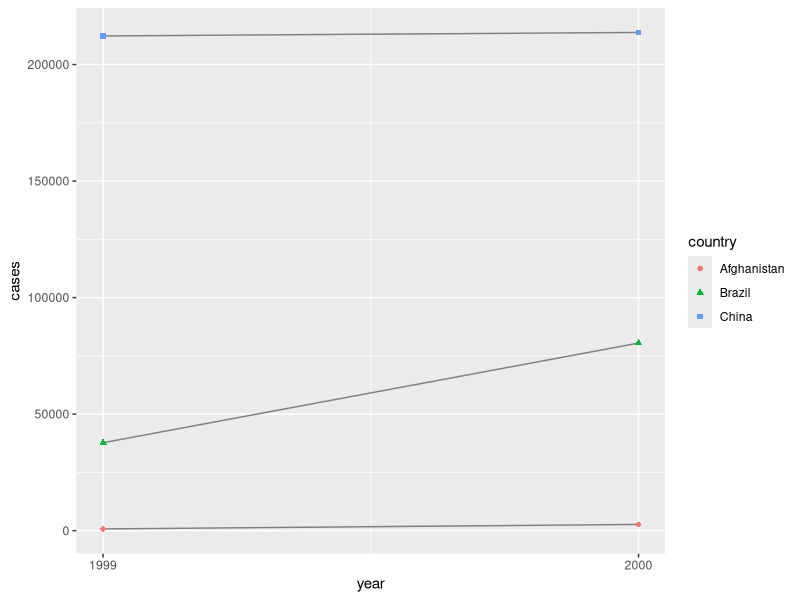

Reproduce this figure in R.
library(tidyverse)

# Compute rate per 10,000
table1 |>
  mutate(rate = cases / population * 10000)
#> # A tibble: 6 × 5
#>   country      year  cases population  rate
#>   <chr>       <dbl>  <dbl>      <dbl> <dbl>
#> 1 Afghanistan  1999    745   19987071 0.373
#> 2 Afghanistan  2000   2666   20595360 1.29 
#> 3 Brazil       1999  37737  172006362 2.19 
#> 4 Brazil       2000  80488  174504898 4.61 
#> 5 China        1999 212258 1272915272 1.67 
#> 6 China        2000 213766 1280428583 1.67

# Compute total cases per year
table1 |> 
  group_by(year) |> 
  summarize(total_cases = sum(cases))
#> # A tibble: 2 × 2
#>    year total_cases
#>   <dbl>       <dbl>
#> 1  1999      250740
#> 2  2000      296920

# Visualize changes over time
ggplot(table1, aes(x = year, y = cases)) +
  geom_line(aes(group = country), color = "grey50") +
  geom_point(aes(color = country, shape = country)) +
  scale_x_continuous(breaks = c(1999, 2000)) # x-axis breaks at 1999 and 2000
